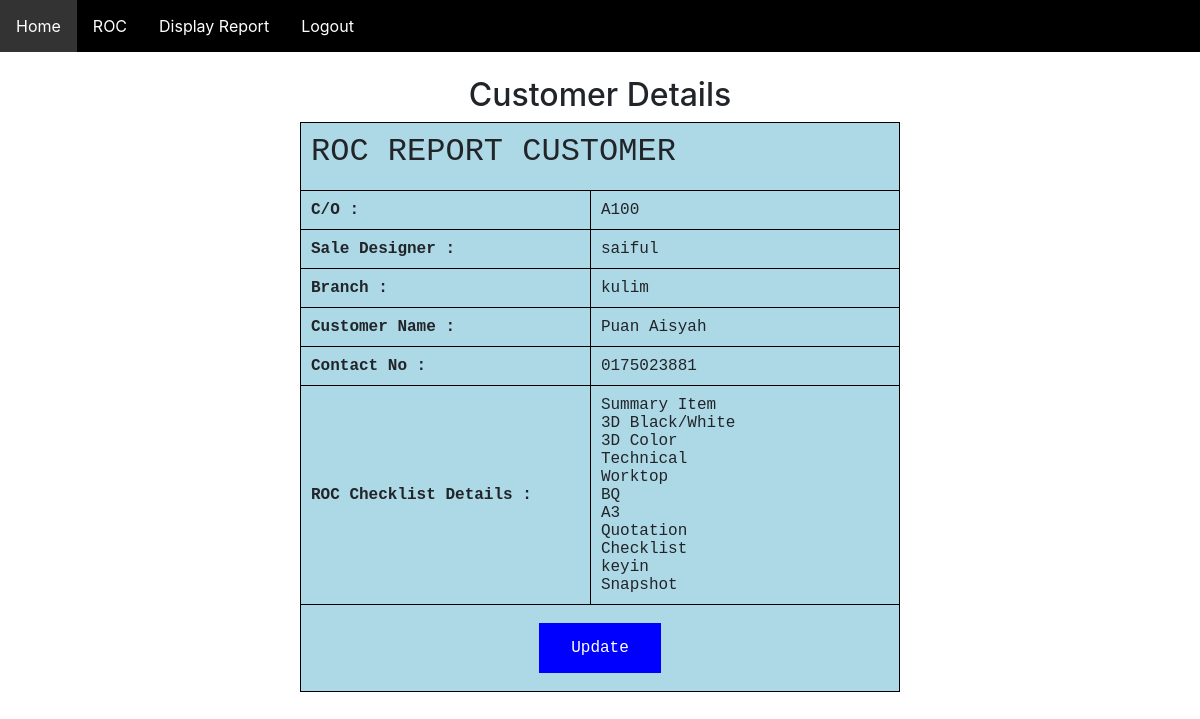
/ifkitchen/viewroc.php?id=36, run on the app's committed database.
### tables this page shows
CREATE TABLE `roc` (
  `id` int(10) NOT NULL,
  `empno` text NOT NULL,
  `sd` text NOT NULL,
  `branch` text NOT NULL,
  `name` text NOT NULL,
  `notel` text NOT NULL,
  `check` varchar(200) NOT NULL,
  `summary` varchar(50) NOT NULL,
  `bw` varchar(50) NOT NULL,
  `color` varchar(50) NOT NULL,
  `technical` varchar(50) NOT NULL,
  `worktop` varchar(50) NOT NULL,
  `bq` varchar(50) NOT NULL,
  `a3` varchar(50) NOT NULL,
  `quotation` varchar(50) NOT NULL,
  `checklist` varchar(50) NOT NULL,
  `keyin` varchar(50) NOT NULL,
  `snapshot` varchar(50) NOT NULL
);

### ifkitchen/viewroc.php (the view, shortened to what this page needs)
<?php
include('connection.php');
include('navbarroc.php');
?>
<html>
    <head>
</head>
<body>
    <center>
        <h2>Customer Details</h2>
<form method="POST" action="">
    <?php
if (isset($_GET['id'])) {
$id = $_GET['id'];
$query = mysqli_query($conn,"select * from roc where id=$id");
while ($row = mysqli_fetch_array($query)){
?>
<table id = "t01">
    <tr>
        <th colspan="2"><h2>ROC REPORT CUSTOMER</h2></th>
    </tr>
    <tr>
        <th><b>C/O :</b></th>
        <td><?php echo $row['empno'];?></td>
    </tr>
    <tr>
        <th><b>Sale Designer :</b></th>
        <td><?php echo $row['sd'];?></td>
    </tr>
    <tr>
        <th><b>Branch :</b></th>
        <td><?php echo $row['branch'];?></td>
    </tr>
    <tr>
        <th><b>Customer Name :<b></th>
        <td><?php echo $row['name'];?></td>
    </tr>
    <tr>
        <th><b>Contact No :</b></th>
        <td><?php echo $row['notel'];?></td>
    </tr>
    <tr>
        <th><b>ROC Checklist Details :</b></th>
        <td>
            <?php if ($row['summary'] != "") {
                 echo $row['summary'], '<br>';}?>
            <?php if ($row['bw'] != "") {
                echo $row['bw'], '<br>';}?>
            <?php if ($row['color'] != "") {
                echo $row['color'], '<br>';}?>
            <?php if ($row['technical'] != "") {
                echo $row['technical'], '<br>';}?>
            <?php if ($row['worktop'] != "") {
                echo $row['worktop'], '<br>';}?>
            <?php if ($row['bq'] != "") {
                echo $row['bq'], '<br>';}?>
            <?php if ($row['a3'] != "") {
                echo $row['a3'], '<br>';}?>
            <?php if ($row['quotation'] != "") {
                echo $row['quotation'], '<br>';}?>
            <?php if ($row['checklist'] != "") {
                echo $row['checklist'], '<br>';}?>
            <?php if ($row['keyin'] != "") {
                echo $row['keyin'], '<br>';}?>
            <?php if ($row['snapshot'] != "") {
                echo $row['snapshot'];}?>
        </td>
 <td colspan="2" align="center">
 <input type="button" value="Update" onclick="window.location.href='updateroc.php?id=<?php echo $row['id'];?>'"/>
 </td>
 </tr>
</table>
<?php
}} ?>
</form>
</center>
</body>
</html>

### ifkitchen/navbarroc.php (style rules this page uses)
html { font-family: Arial; display: inline-block; margin: 0px auto; text-align: left; }

### ifkitchen/viewroc.php (style rules this page uses)
table, th, td { border: 1px solid black; border-collapse: collapse; padding:5px; text-align: left, center; width: 10%; }
th { padding: 10px; text-align: left, center; font-family: "Lucida Console", "Courier New", monospace; }
td { padding: 10px; text-align: left, center; font-family: "Lucida Console", "Courier New", monospace; }
#t01 { width: 50%; background-color: lightblue; }
input[type=button] { background-color: blue; border: none; color: white; padding: 16px 32px; text-decoration: none; display: inline-block; cursor: pointer; margin: 8px 2px; -webkit-transition-duration: 0.4s; transition-duration: 0.4s; font-family: "Lucida Console", "Courier New", monospace; }

### data on the page
roc: empno "A100", sd "saiful", branch "kulim", name "Puan Aisyah", notel "0175023881", summary "Summary Item", bw "3D Black/White", color "3D Color", technical "Technical", worktop "Worktop", bq "BQ", a3 "A3", quotation "Quotation", checklist "Checklist", keyin "keyin", snapshot "Snapshot"
